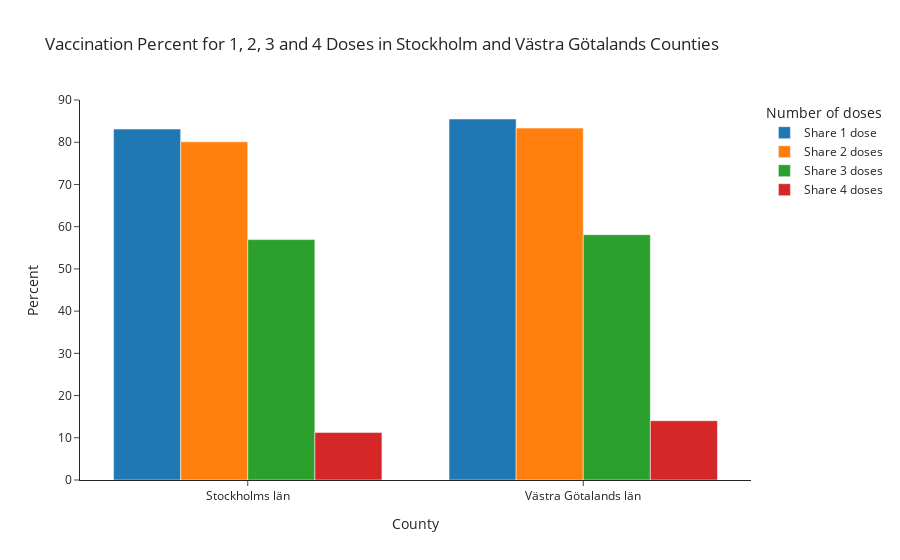

The notebook cell saved with this chart:
### Markdown cell above
Down below we've taken a similar approch as above but making a new dataframe containing only data for Stockholm and Västra Götaland. We've also added the column 'Andel 4 doser' (Share 4 doses).

### Code cell
df_stockholm_västra_götaland = df.query("Län_namn == 'Stockholms län' | Län_namn == 'Västra Götalands län'").copy()

new_df_sthlm_vgr = pd.DataFrame()
new_df_sthlm_vgr['Share 1 dose'] = (df_stockholm_västra_götaland.groupby('Län_namn')['Antal minst 1 dos'].sum() / df_stockholm_västra_götaland.groupby('Län_namn')['Befolkning'].sum())*100
new_df_sthlm_vgr['Share 2 doses'] = (df_stockholm_västra_götaland.groupby('Län_namn')['Antal minst 2 doser'].sum() / df_stockholm_västra_götaland.groupby('Län_namn')['Befolkning'].sum())*100
new_df_sthlm_vgr['Share 3 doses'] = (df_stockholm_västra_götaland.groupby('Län_namn')['Antal 3 doser'].sum() / df_stockholm_västra_götaland.groupby('Län_namn')['Befolkning'].sum())*100
new_df_sthlm_vgr['Share 4 doses'] = (df_stockholm_västra_götaland.groupby('Län_namn')['Antal 4 doser'].sum() / df_stockholm_västra_götaland.groupby('Län_namn')['Befolkning'].sum())*100

fig = px.bar(new_df_sthlm_vgr, 
             x=new_df_sthlm_vgr.index, 
             y=['Share 1 dose', 'Share 2 doses', 'Share 3 doses', 'Share 4 doses'],
             labels=dict(Län_namn= 'County', value='Percent', variable='Number of doses'),
             title='Vaccination Percent for 1, 2, 3 and 4 Doses in Stockholm and Västra Götalands Counties',
             barmode='group',
             template='simple_white')

fig.show()
fig.write_html("Visualizations/dose_1_to_4_STHLM_VGR.html")

### Figure 1 — Plotly figure (JSON) as saved in the notebook; plotly's stock layout.template omitted (floating-point values rounded to 4 significant figures)
{"data": [{"alignmentgroup": "True", "hovertemplate": "Number of doses=Share 1 dose<br>County=%{x}<br>Percent=%{y}<extra></extra>", "legendgroup": "Share 1 dose", "marker": {"color": "#1F77B4", "pattern": {"shape": ""}}, "name": "Share 1 dose", "offsetgroup": "Share 1 dose", "orientation": "v", "showlegend": true, "textposition": "auto", "type": "bar", "x": ["Stockholms län", "Västra Götalands län"], "xaxis": "x", "y": [83.12, 85.51], "yaxis": "y"}, {"alignmentgroup": "True", "hovertemplate": "Number of doses=Share 2 doses<br>County=%{x}<br>Percent=%{y}<extra></extra>", "legendgroup": "Share 2 doses", "marker": {"color": "#FF7F0E", "pattern": {"shape": ""}}, "name": "Share 2 doses", "offsetgroup": "Share 2 doses", "orientation": "v", "showlegend": true, "textposition": "auto", "type": "bar", "x": ["Stockholms län", "Västra Götalands län"], "xaxis": "x", "y": [80.11, 83.36], "yaxis": "y"}, {"alignmentgroup": "True", "hovertemplate": "Number of doses=Share 3 doses<br>County=%{x}<br>Percent=%{y}<extra></extra>", "legendgroup": "Share 3 doses", "marker": {"color": "#2CA02C", "pattern": {"shape": ""}}, "name": "Share 3 doses", "offsetgroup": "Share 3 doses", "orientation": "v", "showlegend": true, "textposition": "auto", "type": "bar", "x": ["Stockholms län", "Västra Götalands län"], "xaxis": "x", "y": [56.95, 58.09], "yaxis": "y"}, {"alignmentgroup": "True", "hovertemplate": "Number of doses=Share 4 doses<br>County=%{x}<br>Percent=%{y}<extra></extra>", "legendgroup": "Share 4 doses", "marker": {"color": "#D62728", "pattern": {"shape": ""}}, "name": "Share 4 doses", "offsetgroup": "Share 4 doses", "orientation": "v", "showlegend": true, "textposition": "auto", "type": "bar", "x": ["Stockholms län", "Västra Götalands län"], "xaxis": "x", "y": [11.27, 14.04], "yaxis": "y"}], "layout": {"barmode": "group", "legend": {"title": {"text": "Number of doses"}, "tracegroupgap": 0}, "title": {"text": "Vaccination Percent for 1, 2, 3 and 4 Doses in Stockholm and Västra Götalands Counties"}, "xaxis": {"anchor": "y", "categoryorder": "total ascending", "domain": [0, 1], "title": {"text": "County"}}, "yaxis": {"anchor": "x", "domain": [0, 1], "title": {"text": "Percent"}}}}
